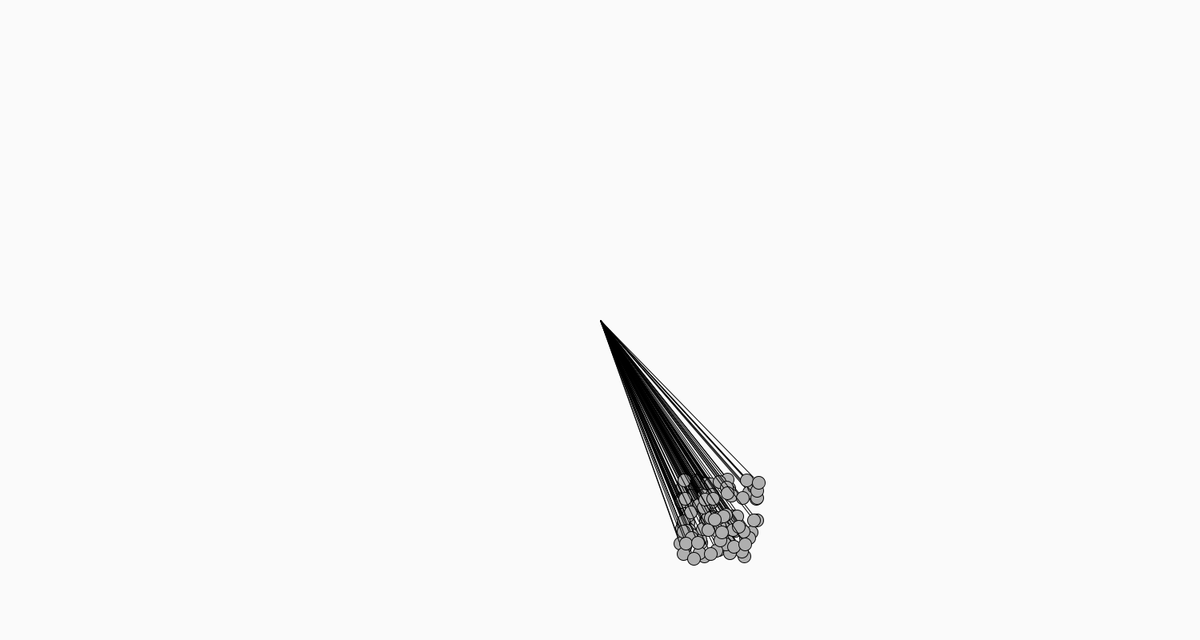
Frame 1 (no input)
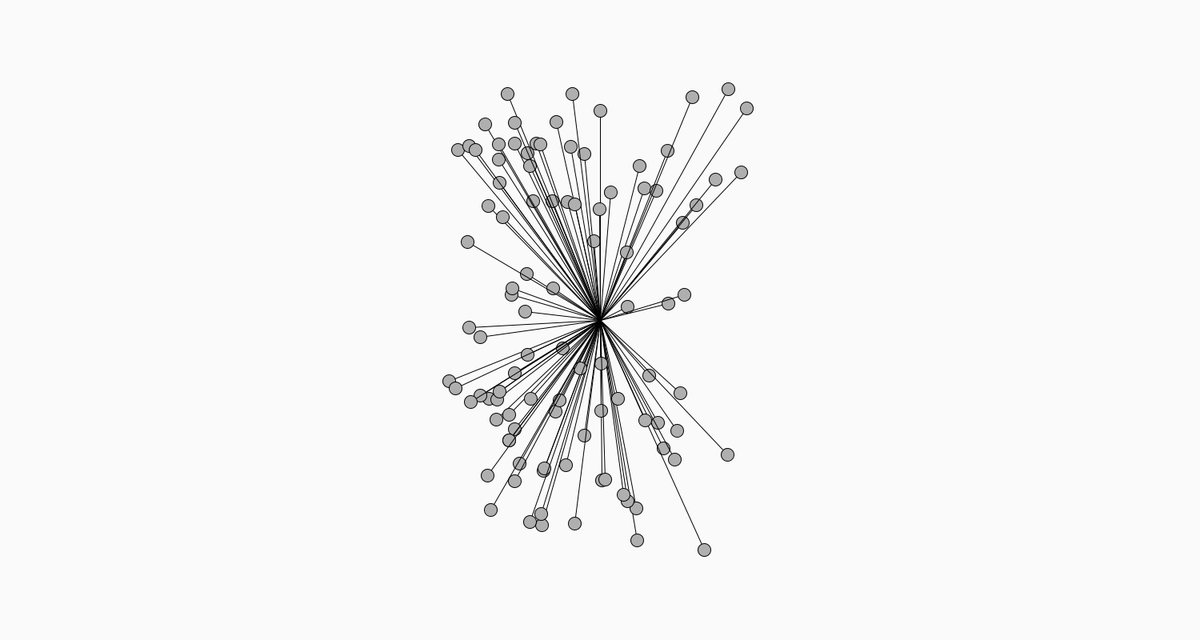
Frame 60 (the mouse pressed at the canvas centre just before this capture)
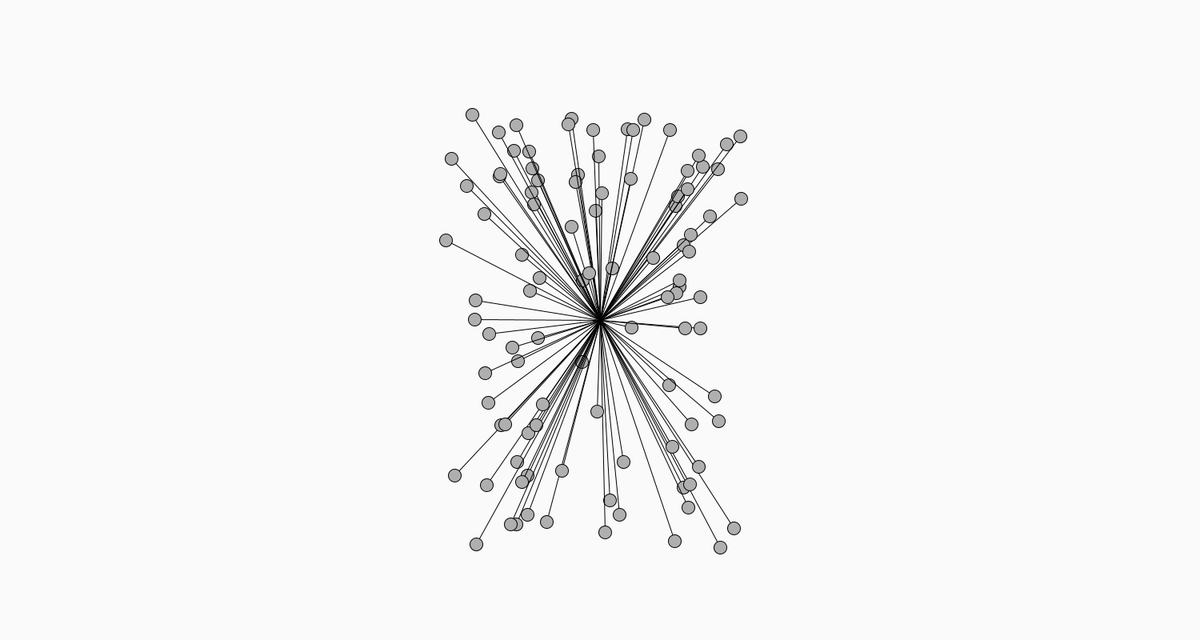
Frame 120 (the mouse held since frame 60 and released just before this capture)

The Processing sketch that drew these frames (run headless with seeded random() and noise(); from frame 60 on, the mouse is pressed at the canvas centre):

// Processing sketch: sketch_3_7
// ── sketch_3_7.pde
 float  number=100;
oscillator []p=new oscillator[100];
void setup()
{
 size(1500,800);
 for(int i=0;i<number;i++)
 p[i]=new oscillator();
}
void draw()
{
  background(250);
  for(int i=0;i<number;i++)
  {
   p[i].run(); 
  }
}
// ── oscillator.pde
class oscillator
{
 PVector angle;
 PVector aspeed;
 PVector amplitude;
 PVector location;
 oscillator()
 {
   location=new PVector(0,0);
   angle=new PVector(0,0);
   aspeed=new PVector(random(-0.1,0.1),random(-0.1,0.1));
   amplitude=new PVector(random(100,200),random(200,300));
 }
 void update()
 {
  angle.add(aspeed);
  location.x=amplitude.x*cos(angle.x);
  location.y=amplitude.y*cos(angle.y);
 }
 void display()
 {
   pushMatrix();
   translate(width/2,height/2);
   stroke(0);
   fill(175);
   line(0,0,location.x,location.y);
   ellipse(location.x,location.y,16,16);
   popMatrix();
   
 }
 void run()
 {
  update();
  display();
 }
}
